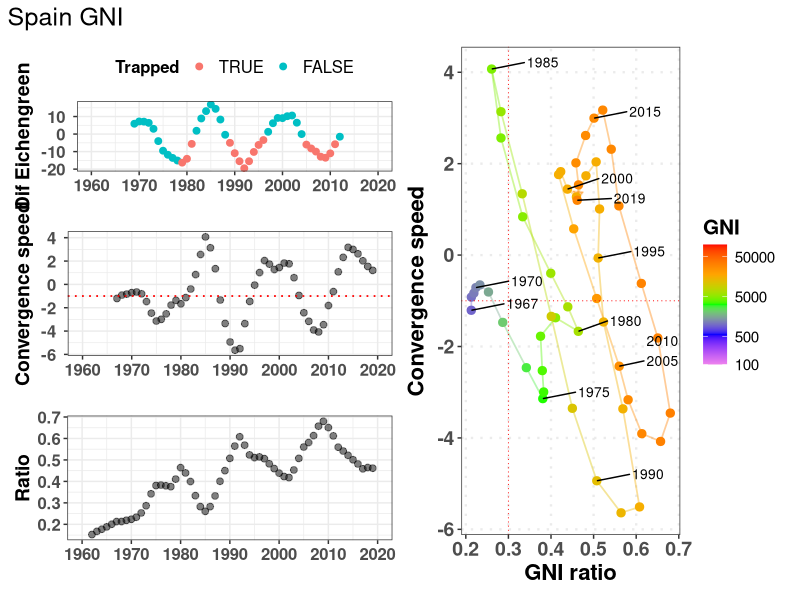
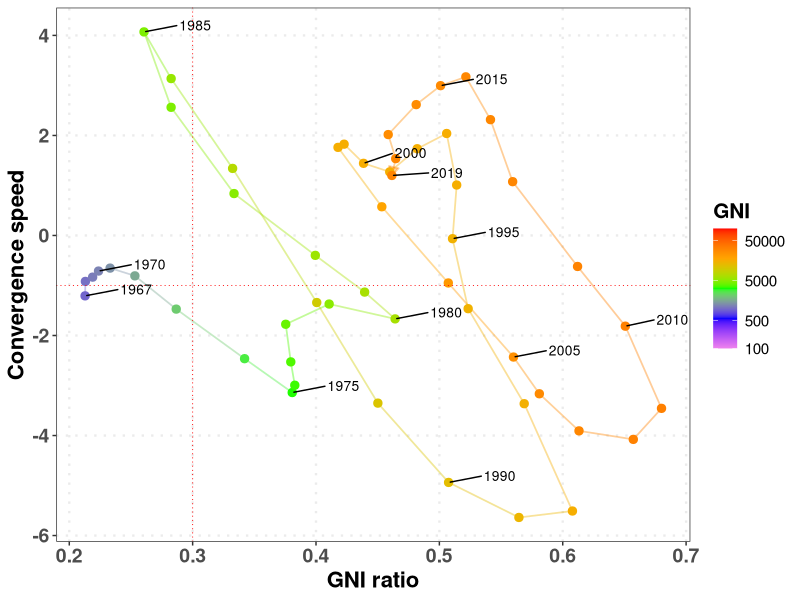
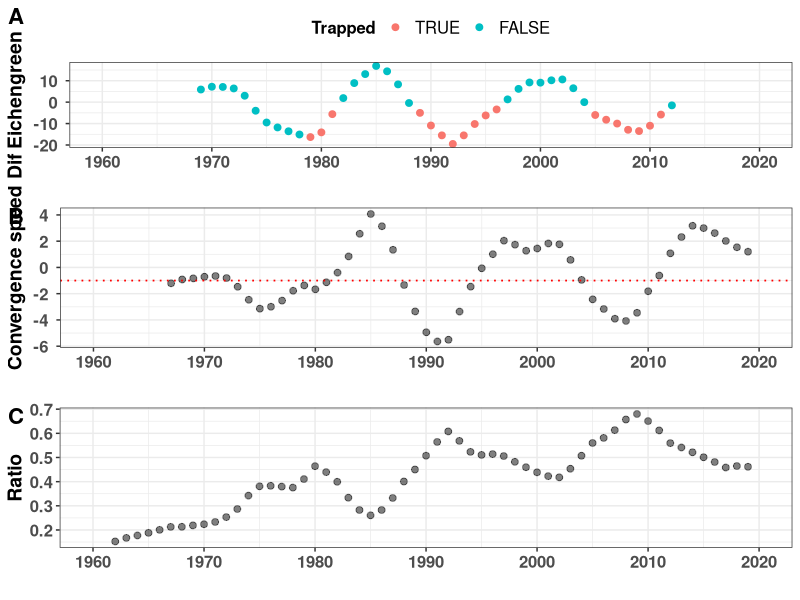
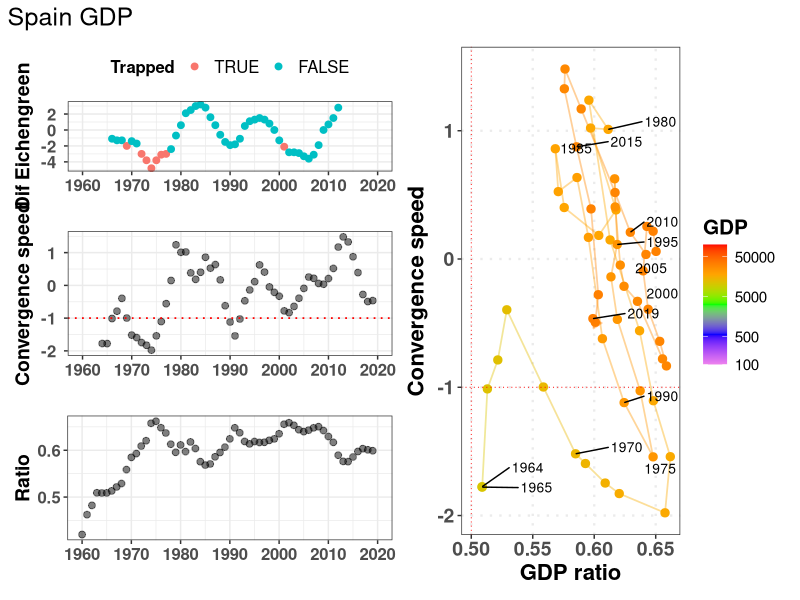
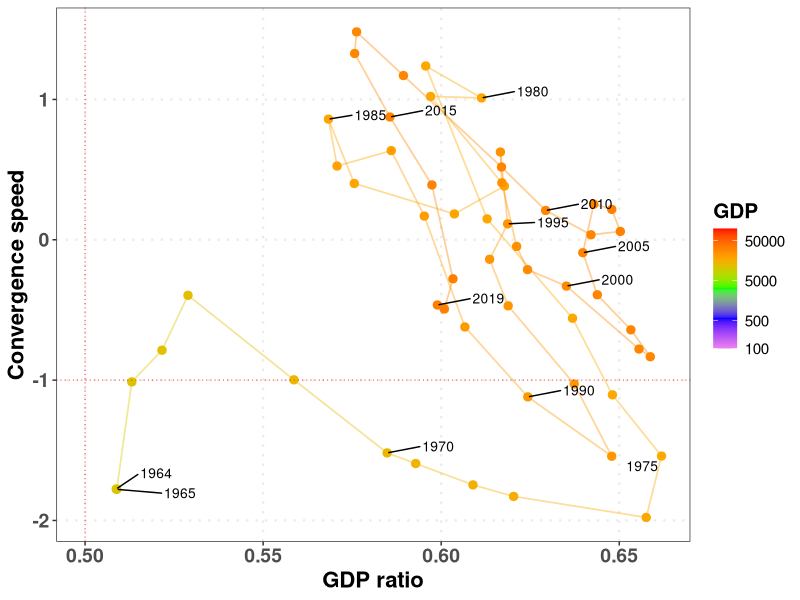
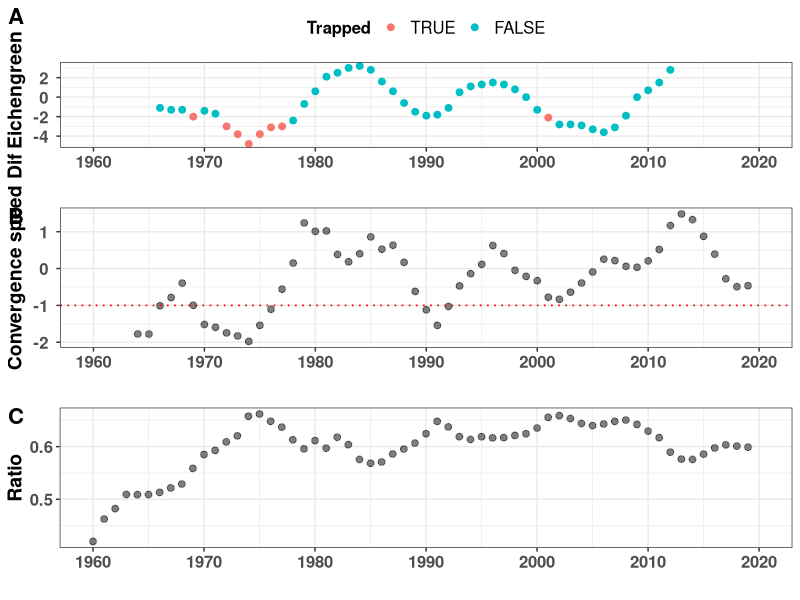

Generate these figures, in order, with R:
# Script to generate all magnitudes
# 
# List lcriteria allows to choose GDP, GNI or both
#
# Author: Javier Garcia-Algarra
# August 2021
# 
# Inputs:  data/GDP2010_WB.csv    GNIS.csv
# Results: data/all_speeds_criteria.csv
#          figs/countries

library(ggplot2)
library(ggrepel)
library(cowplot)
library(patchwork)
library(zoo)

# Function to format axis labels
scaleFUN <- function(x) sprintf("%2.f ", x)

criteria <- read.table("criteria.txt")
lcriteria <- criteria$V1

countries_msci <- read.csv("data/countries_msci.csv")
lcountrycode <- countries_msci$ISOCode

lcountrycode <- c("ESP")   # Pick one country to test

USA_perc_middle_GNI <- 0.3
USA_perc_middle_GDP <- 0.5
gap_widening <- -1
mmovper <- 5
print_indiv <- TRUE      # Print individual files
last_year_Ecihengreen <- 2013
tdir1 <- "figs"
tdir <- paste0(tdir1,"/countries")
if (!dir.exists(tdir))
  dir.create(tdir1)
  dir.create(tdir)

for (criteria in lcriteria)
{
  count_countries <- 0
  if (criteria == "GDP")
    USA_perc_middle <- USA_perc_middle_GDP
  else
    USA_perc_middle <- USA_perc_middle_GNI
  for (countrycode in lcountrycode)
  {
    count_countries <- count_countries + 1
    print(paste(countrycode,criteria))
    if (criteria == "GNI"){
      DATA_WB <- read.csv("data/GNIS.csv")
    } else
      DATA_WB <- read.delim2("data/GDP2010_WB.csv")
    rawdata <- DATA_WB[DATA_WB$Country.Code==countrycode,]
    usadata <- DATA_WB[DATA_WB$Country.Name=="United States",]
    country <- DATA_WB[DATA_WB$Country.Code==countrycode,]$Country.Name
    datos_pais <- data.frame("Year"=seq(1960,2019))
    datos_pais$Magnitude = 0
    datos_pais$growth = 0
    datos_pais$gb = 0
    datos_pais$ga = 0
    datos_pais$dif = 0
    datos_pais$dgrowth_dt = 0
    datos_pais$USAMagnitude = 0
    datos_pais$ratio = 0
    datos_pais$dratio_dt = 0
    datos_pais$dratio_dt_mmov = 0
    period_calc = 7
    for (i in 1960:2020){
      datos_pais$Magnitude[i-(1960)] <- as.numeric(rawdata[,4+i-1960])
      datos_pais$USAMagnitude[i-(1960)] <- as.numeric(usadata[,4+i-1960]) # USA GDP or GNI
      datos_pais$ratio[i-(1960)] <- datos_pais$Magnitude[i-(1960)]/datos_pais$USAMagnitude[i-(1960)]
    }
    for (j in 2:nrow(datos_pais))
      datos_pais$growth[j] <- 100*(datos_pais$Magnitude[j] - datos_pais$Magnitude[j-1])/
                              (datos_pais$Magnitude[j-1])  # Magnitude growth
    for (j in 2:nrow(datos_pais)){
      datos_pais$dgrowth_dt[j] <- (datos_pais$growth[j] - datos_pais$growth[j-1])
      # Gap closing speed
      datos_pais$dratio_dt[j] <- 100*(datos_pais$ratio[j] - datos_pais$ratio[j-1])
    }
    datos_pais$dratio_dt_mmov <- rollmean(datos_pais$dratio_dt, mmovper, fill = NA,  align = "right")
    
    for (j in 2:nrow(datos_pais))
      datos_pais$dratio_dt2_mmov[j] <- (datos_pais$dratio_dt_mmov[j] - datos_pais$dratio_dt_mmov[j-1])
    # criteria Eichengreen
    for (j in period_calc:nrow(datos_pais))
      datos_pais$gb[j] <- sum(datos_pais$growth[(j-(period_calc-1)):j])/period_calc
    for (j in 1:(nrow(datos_pais)-period_calc))
      datos_pais$ga[j] <- sum(datos_pais$growth[(j+1):(j+(period_calc))])/period_calc
    for (j in 1:nrow(datos_pais))
      datos_pais$dif[j] <- datos_pais$ga[j]-datos_pais$gb[j]
    datosplot <- datos_pais[period_calc:(nrow(datos_pais)-period_calc),]
    datosplot$Trapped = FALSE
    mingb = 3.5
    mindif = -2
    minMagnitude = 5000
    limityears <- c(1960,2020)
    yearlabels <- seq(1960,2020,by=10) 
    datosplot$gb = (floor(datosplot$gb* 10)+1)/10
    datosplot$dif = (floor(datosplot$dif* 10)+1)/10
    for (k in 1:nrow(datosplot)){
      datosplot$Trapped[k] = (datosplot$Magnitude[k]>minMagnitude) & (datosplot$gb[k]>=mingb) & (datosplot$dif[k] <= mindif)
    }
    pEichen <- ggplot(data= datosplot, aes(x=Year,y=dif,color=Trapped))+
         geom_point(size=2)+ylab(paste("Dif Eichengreen"))+xlab("")+
         scale_color_discrete(limits = c('TRUE', 'FALSE'))+
         scale_x_continuous(limits=limityears,breaks=yearlabels,labels=yearlabels)+ 
         scale_y_continuous(labels=scaleFUN)+
         theme_bw()+ 
         theme(legend.position="top",
               legend.title = element_text(face="bold", size=12),
               legend.text = element_text( size=12),
            axis.text.y = element_text(face="bold", size=12),
            axis.text.x = element_text(face="bold", size=12),
            axis.title.x = element_text(face="bold", size=14),
            axis.title.y  = element_text(face="bold", size=14))
    
    datosEich <- datos_pais[(datos_pais$Year >= min(datosplot$Year))&
                              (datos_pais$Year<last_year_Ecihengreen),]
    datosEich <- datos_pais 
    pClosingGapSpeed <- ggplot(data= datosEich, aes(x=Year,y=-dratio_dt_mmov))+
      geom_point(size=2,col="black",alpha=0.5)+ylab(paste("Convergence speed"))+
      geom_hline(yintercept=gap_widening, color="red",linetype = "dotted",size=0.6) +
      scale_x_continuous(limits=limityears,breaks=yearlabels,labels=yearlabels)+
      scale_y_continuous(labels=scaleFUN)+
      theme_bw()+ xlab("")+
      theme(axis.text.y = element_text(face="bold", size=12),
            axis.text.x = element_text(face="bold", size=12),
            axis.title.x = element_text(face="bold", size=14),
            axis.title.y  = element_text(face="bold", size=14))
    
    pratio <- ggplot(data= datosEich, aes(x=Year,y=ratio))+
      geom_point(size=2,col="black",alpha=0.5)+ylab(paste("Ratio"))+
      scale_x_continuous(limits=limityears, breaks=yearlabels,labels=yearlabels)+
      theme_bw() + xlab("")+
      theme(axis.text.y = element_text(face="bold", size=12),
                                axis.text.x = element_text(face="bold", size=12),
                                axis.title.x = element_text(face="bold", size=14),
                                axis.title.y  = element_text(face="bold", size=14))
    
    pizda <- plot_grid(
      pEichen, pClosingGapSpeed, pratio,
      ncol = 1
    )
    
    datos_pais$Country = country
    datos_pais$CountryCode = rawdata$Country.Code[1]
    if (print_indiv){
      ppi <- 300
      nfile <- paste0(tdir,"/ALL_",country,"_",criteria,"_",mmovper)
      png(paste0(nfile,".png"), width=12*ppi, height=7*ppi, res=ppi)

      my_breaks <- c(100,500,1000,2500,5000,10000,20000,50000)
      my_breaks <- c(100,500,5000,50000)
      datos_speed <- datos_pais[!is.na(datos_pais$dratio_dt_mmov),]
      pratiospeed <- ggplot(data=datos_speed) +
        geom_path(
          aes(y = -dratio_dt_mmov, x = ratio, colour=Magnitude),alpha=0.4,size = 0.6,
          arrow = arrow(length = unit(0.25, "cm"),type="closed"))+
        geom_point(aes(y = -dratio_dt_mmov, x = ratio, colour=Magnitude),size=2.5,
                 alpha=1) +
        scale_color_gradientn(name=criteria,colours=c("violet","blue","green","orange","red"),trans="log",
                                                      breaks = my_breaks, labels = my_breaks,limits=c(100,100000))+
        geom_hline(yintercept=gap_widening, color="red",linetype = "dotted",size=0.3) +
        geom_text_repel(data=subset(datos_speed,(Year%%5 == 0) | (Year==max(Year)) | (Year==min(Year))),
                    aes(label=Year,y = -dratio_dt_mmov, x = ratio), 
                    hjust=-1,vjust=-0.2, size=3.5, color= "black" ) + 
       # scale_x_sqrt(breaks = c(0.01, 0.1, 0.3, 0.5,1))+
        ylab("Convergence speed") + xlab(paste(criteria,"ratio"))+
        theme_bw()+theme(panel.grid.minor = element_blank(),
                         panel.grid.major = element_line(size = 0.8,linetype = "dotted"),
                         legend.title = element_text(face="bold", size=15),
                         legend.text = element_text( size=11),
                         axis.text.y = element_text(face="bold", size=14),
                         axis.text.x = element_text(face="bold", size=14),
                         axis.title.x = element_text(face="bold", size=16),
                         axis.title.y  = element_text(face="bold", size=16))
      if ((min(datos_speed$ratio) < 1.1*USA_perc_middle) & (max(datos_speed$ratio) > USA_perc_middle))
         pratiospeed <- pratiospeed + geom_vline(xintercept=USA_perc_middle, color="red",linetype = "dotted",size=0.3)

      todo <- plot_grid(
        pizda,pratiospeed,
        ncol = 2
        )+plot_annotation(title = paste(country,criteria),
                          theme = theme(plot.title = element_text(size = 18)))
      print(todo)
      dev.off()
      
      nfile <- paste0(tdir,"/PHASE_",country,"_",criteria,"_",mmovper)
      png(paste0(nfile,".png"), width=8*ppi, height=7*ppi, res=ppi)
      print(pratiospeed)
      dev.off()
      
      nfile <- paste0(tdir,"/TIMELINE_",country,"_",criteria,"_",mmovper)
      png(paste0(nfile,".png"), width=7*ppi, height=10*ppi, res=ppi)
      ptimes <- plot_grid(
        pEichen, pClosingGapSpeed, pratio,labels=c("A","B","C"),
        label_size = 16,
        ncol = 1
      )
      print(ptimes)
      dev.off()
    }
    if (count_countries == 1)
      datos_all <- datos_pais
    else
      datos_all <- rbind(datos_all,datos_pais)
  }

  refx <- USA_perc_middle
  refy <- 0
  lp <- unique(datos_all$Country)
  datadist <- data.frame("Country"=c(),"CountryCode"=c(),"distX"=c(),"distY"=c())
  for (k in lp){
    clean_data <- datos_all[(datos_all$Country == k) & !is.na(datos_all$ratio) & 
                            !is.na(datos_all$dratio_dt_mmov),]
    datosx <- datos_all[(datos_all$Country == k) & !is.na(datos_all$ratio),]$ratio
    datosy <- datos_all[(datos_all$Country == k) & !is.na(datos_all$dratio_dt_mmov),]$dratio_dt_mmov
    datadist <- rbind(datadist,data.frame("Country"=k,"CountryCode"= clean_data$CountryCode[1],
                                          "distX"=mean(clean_data$ratio),
                      "distY"=mean(clean_data$dratio_dt_mmov)))
  }
  
  datos_total <- subset(datos_all,select=-c(ga,gb))
  if (length(lcountrycode)>1)  # to avoid accidental overwriting when testing with a short list
     write.csv(datos_total,paste0("data/all_speeds_",criteria,".csv"),row.names = FALSE)
     remove("datos_total")

  
}
